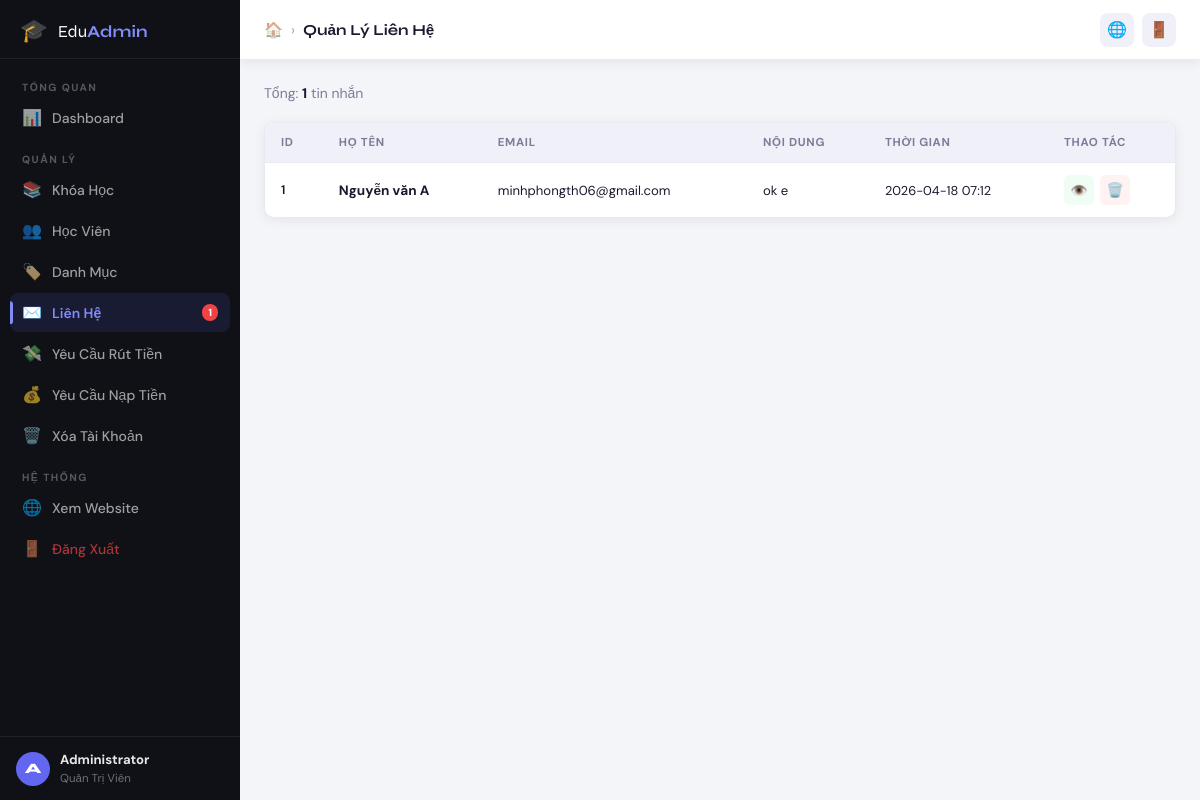
The app's page /admin/contacts (signed in) with its own data.
### tables this page shows
CREATE TABLE users (
    id INTEGER PRIMARY KEY AUTOINCREMENT,
    name TEXT NOT NULL,
    email TEXT UNIQUE NOT NULL,
    password TEXT NOT NULL,
    avatar TEXT DEFAULT NULL,
    is_admin INTEGER DEFAULT 0,
    wallet_balance REAL DEFAULT 0,
    created_at DATETIME DEFAULT CURRENT_TIMESTAMP
, bank_name TEXT DEFAULT "", bank_account TEXT DEFAULT "", bank_holder TEXT DEFAULT "");

CREATE TABLE contacts (
    id INTEGER PRIMARY KEY AUTOINCREMENT,
    name TEXT NOT NULL,
    email TEXT NOT NULL,
    message TEXT NOT NULL,
    created_at DATETIME DEFAULT CURRENT_TIMESTAMP
);

### app.py (the view)
@app.route('/admin/contacts')
@admin_required
def admin_contacts():
    page    = int(request.args.get('page',1))
    per_page = 15
    conn    = get_db()
    total   = conn.execute('SELECT COUNT(*) FROM contacts').fetchone()[0]
    contacts= conn.execute('SELECT * FROM contacts ORDER BY created_at DESC LIMIT ? OFFSET ?',
                           (per_page,(page-1)*per_page)).fetchall()
    conn.close()
    return render_template('admin/contacts.html', contacts=contacts, total=total,
                           page=page, total_pages=(total+per_page-1)//per_page)

### app.py (called while the page is built, shortened)
def get_db():
    conn = sqlite3.connect(DB)
    conn.row_factory = sqlite3.Row
    return conn

def admin_required(f):
    @wraps(f)
    def decorated(*args, **kwargs):
        if 'user_id' not in session:
            return redirect(url_for('admin_login'))
        conn = get_db()
        user = conn.execute('SELECT is_admin FROM users WHERE id=?', (session['user_id'],)).fetchone()
        conn.close()
        if not user or not user['is_admin']:
            return redirect(url_for('admin_login'))
        return f(*args, **kwargs)
    return decorated

def get_current_user():
    if 'user_id' in session:
        conn = get_db()
        user = conn.execute('SELECT * FROM users WHERE id=?', (session['user_id'],)).fetchone()
        conn.close()
        return user
    return None

@app.context_processor
def inject_user():
    return {'current_user': get_current_user()}

@app.context_processor
def admin_helpers():
    def get_contact_count():
        try:
            conn = get_db()
            n = conn.execute('SELECT COUNT(*) FROM contacts').fetchone()[0]
            conn.close()
            return n
        except:
            return 0
    return {'get_contact_count': get_contact_count}

@app.context_processor
def teacher_application_notifications():
    if 'user_id' not in session:
        return {'header_app_update_count': 0}
    try:
        conn = get_db()
        ensure_teacher_recruitment_tables(conn)
        user = conn.execute('SELECT is_admin FROM users WHERE id=?', (session['user_id'],)).fetchone()
        if not user or user['is_admin']:
            conn.close()
            return {'header_app_update_count': 0}
    except Exception:
        return {'header_app_update_count': 0}

### templates/admin/contacts.html (shortened to what this page needs)
{% extends "admin/layout.html" %}
{% block page_title %}Quản Lý Liên Hệ{% endblock %}
{% block content %}
<div class="admin-toolbar">
  <span class="toolbar-info">Tổng: <strong>{{ total }}</strong> tin nhắn</span>
</div>
<div class="dash-card">
  <div class="admin-table-wrap">
    <table class="admin-table">
      <thead>
        <tr>
          <th>ID</th>
          <th>Họ Tên</th>
          <th>Email</th>
          <th>Nội Dung</th>
          <th>Thời Gian</th>
          <th>Thao Tác</th>
        </tr>
      </thead>
      <tbody>
        {% for c in contacts %}
        <tr>
          <td class="td-id">{{ c.id }}</td>
          <td><strong>{{ c.name }}</strong></td>
          <td class="td-email">{{ c.email }}</td>
          <td class="td-message">{{ c.message[:80] }}{% if c.message|length > 80 %}...{% endif %}</td>
          <td class="td-date">{{ c.created_at[:16] if c.created_at else '—' }}</td>
          <td>
            <div class="td-actions">
              <button class="btn-view" onclick="viewContact({{ c.id }}, `{{ c.name }}`, `{{ c.email }}`, `{{ c.message|replace('`','') }}`, `{{ c.created_at or '' }}`)" title="Xem">👁️</button>
              <button class="btn-delete" onclick="deleteContact({{ c.id }})" title="Xóa">🗑️</button>
            </div>
          </td>
        </tr>
        {% else %}
        <tr><td colspan="6" class="td-empty">Chưa có tin nhắn liên hệ nào.</td></tr>
        {% endfor %}
      </tbody>
    </table>
  </div>
</div>
{% endblock %}

### templates/admin/layout.html (shortened to what this page needs)
<!DOCTYPE html>
<html lang="vi">
<head>
  <link rel="stylesheet" href="{{ url_for('static', filename='css/admin.css') }}">
</head>
<body class="admin-body">
<aside class="admin-sidebar" id="admin-sidebar">
  <div class="sidebar-brand">
    <span class="brand-icon">🎓</span>
    <span class="brand-text">Edu<strong>Admin</strong></span>
  </div>
  <nav class="sidebar-nav">
    <div class="nav-group">
      <span class="nav-group-label">Tổng Quan</span>
      <a href="{{ url_for('admin_dashboard') }}" class="sidebar-link {% if request.endpoint=='admin_dashboard' %}active{% endif %}">
        <span class="sl-icon">📊</span> Dashboard
      </a>
    </div>
    <div class="nav-group">
      <span class="nav-group-label">Quản Lý</span>
      <a href="{{ url_for('admin_courses') }}" class="sidebar-link {% if request.endpoint=='admin_courses' %}active{% endif %}">
        <span class="sl-icon">📚</span> Khóa Học
      </a>
      <a href="{{ url_for('admin_users') }}" class="sidebar-link {% if request.endpoint=='admin_users' %}active{% endif %}">
        <span class="sl-icon">👥</span> Học Viên
      </a>
      <a href="{{ url_for('admin_categories') }}" class="sidebar-link {% if request.endpoint=='admin_categories' %}active{% endif %}">
        <span class="sl-icon">🏷️</span> Danh Mục
      </a>
      <a href="{{ url_for('admin_contacts') }}" class="sidebar-link {% if request.endpoint=='admin_contacts' %}active{% endif %}">
        <span class="sl-icon">✉️</span> Liên Hệ
        {% set cnt = get_contact_count() %}
        {% if cnt > 0 %}<span class="badge-nav">{{ cnt }}</span>{% endif %}
      </a>
      <a href="{{ url_for('admin_withdrawals') }}" class="sidebar-link {% if request.endpoint=='admin_withdrawals' %}active{% endif %}">
        <span class="sl-icon">💸</span> Yêu Cầu Rút Tiền
      </a>
      <a href="{{ url_for('admin_deposits') }}" class="sidebar-link {% if request.endpoint=='admin_deposits' %}active{% endif %}">
        <span class="sl-icon">💰</span> Yêu Cầu Nạp Tiền
      </a>
      <a href="{{ url_for('admin_delete_requests') }}" class="sidebar-link {% if request.endpoint=='admin_delete_requests' %}active{% endif %}">
        <span class="sl-icon">🗑️</span> Xóa Tài Khoản
      </a>
    </div>
    <div class="nav-group">
      <span class="nav-group-label">Hệ Thống</span>
      <a href="{{ url_for('trang_chu') }}" target="_blank" class="sidebar-link">
        <span class="sl-icon">🌐</span> Xem Website
      </a>
      <a href="{{ url_for('admin_logout') }}" class="sidebar-link sidebar-logout">
        <span class="sl-icon">🚪</span> Đăng Xuất
      </a>
    </div>
  </nav>
  <div class="sidebar-user">
    <div class="su-avatar">{{ session.get('user_name','A')[0] }}</div>
    <div class="su-info">
      <strong>{{ session.get('user_name','Admin') }}</strong>
      <span>Quản Trị Viên</span>
    </div>
  </div>
</aside>
<div class="admin-main" id="admin-main">
  <header class="admin-topbar">
    <div class="topbar-breadcrumb">
      <a href="{{ url_for('admin_dashboard') }}" class="breadcrumb-home">🏠</a>
      <span class="breadcrumb-sep">›</span>
      <span class="topbar-title">{% block page_title %}Dashboard{% endblock %}</span>
    </div>
    <div class="topbar-actions">
      <a href="{{ url_for('trang_chu') }}" target="_blank" class="topbar-btn" title="Xem website">🌐</a>
      <a href="{{ url_for('admin_logout') }}" class="topbar-btn topbar-logout" title="Đăng xuất">🚪</a>
    </div>
  </header>
  <div class="admin-content">
    {% block content %}{% endblock %}
  </div>
</div>
</body>
</html>

### records on screen
users: get "Administrator"
contacts: id "1", name "Nguyễn văn A", email "minhphongth06@gmail.com", message "ok e", created_at "2026-04-18 07:12"

### other values on screen
{{ cnt }} "1"
{{ session.get('user_name','A')[0] }} "A"
{{ total }} "1"
